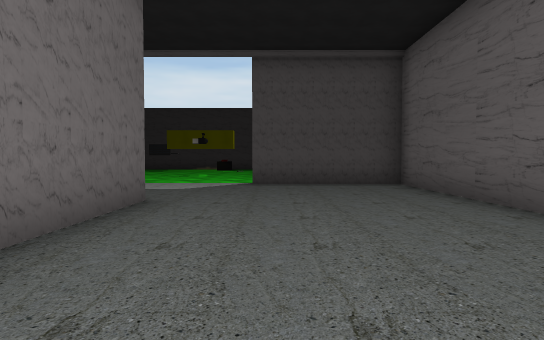
view 1 (above)

17 first-person views from a walk through a 3-D level made in the Unity game engine. The camera is 1.3 m above the floor, tilts 2° down and sees 75° across. The floor is counted in squares, 2 m on a side. Each view is taken from the middle of a square. On the plan, view 1 faces up. The plan holds only what a view shows up to about 10 squares ahead; the rest is blank. Some animated figures are not drawn. Some surface patterns are stand-ins.

view 2
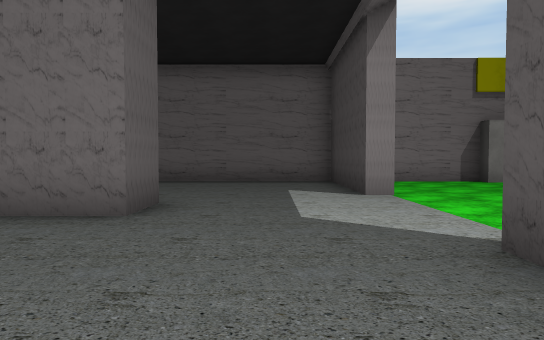

view 3
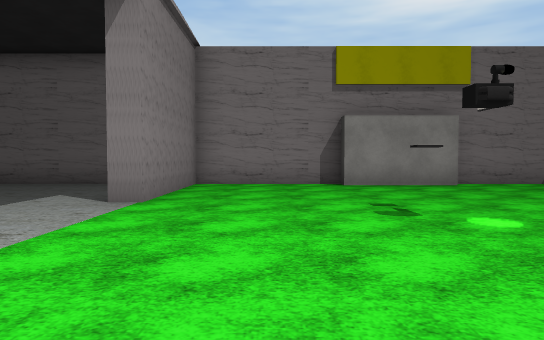

view 4
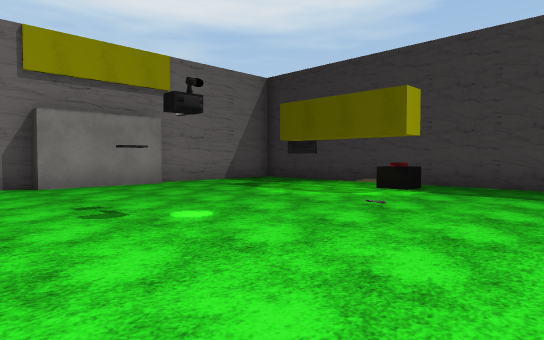

view 5
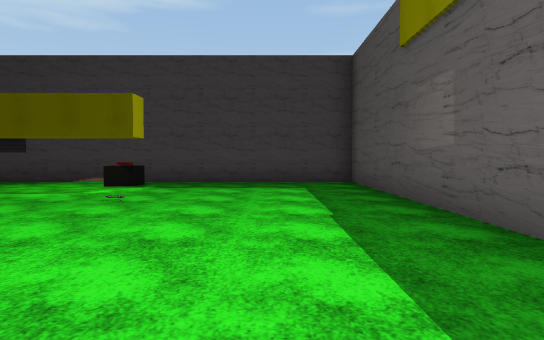

view 6
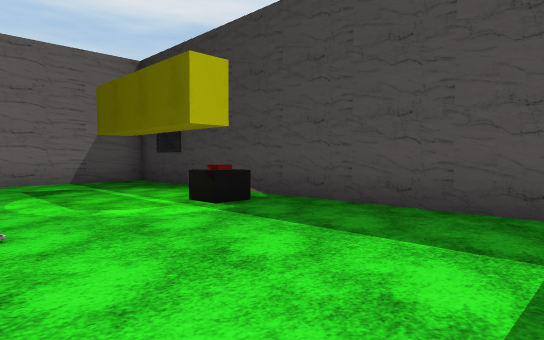

view 7
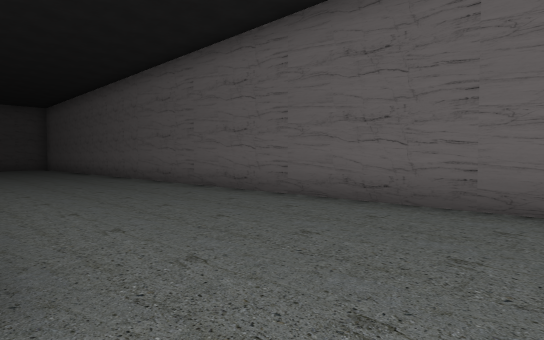

view 8
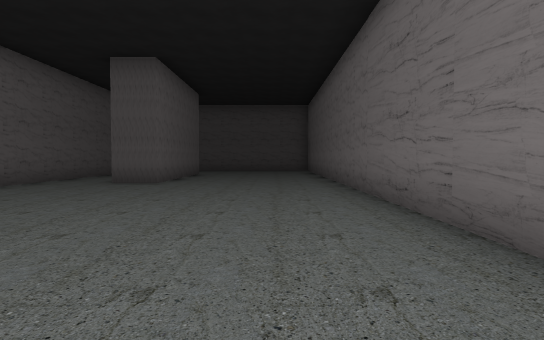

view 9
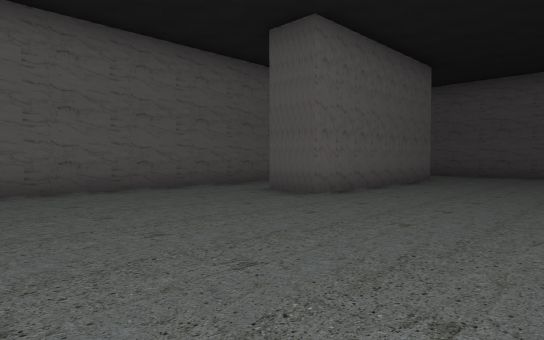

view 10
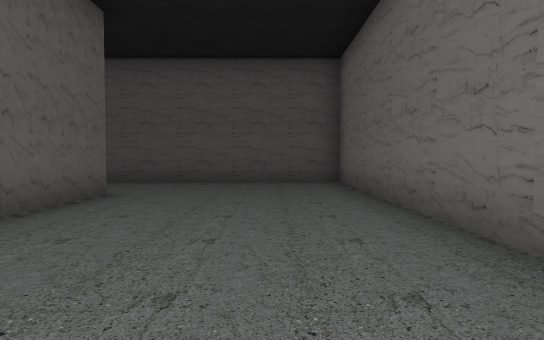

view 11
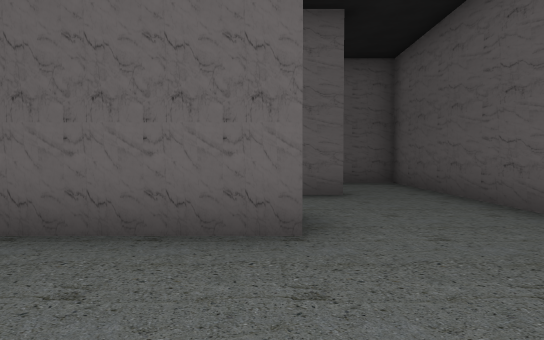

view 12
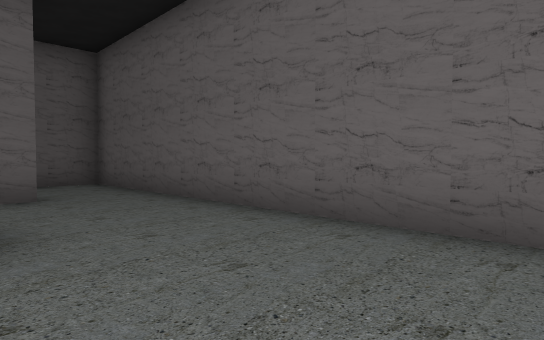

view 13
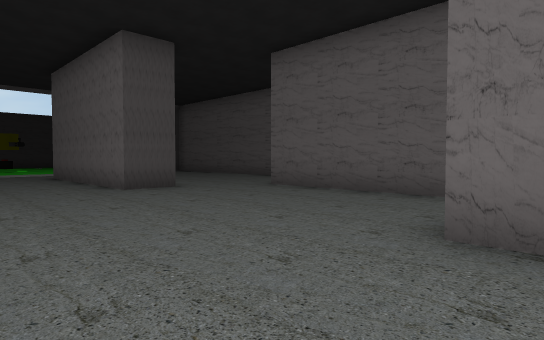

view 14
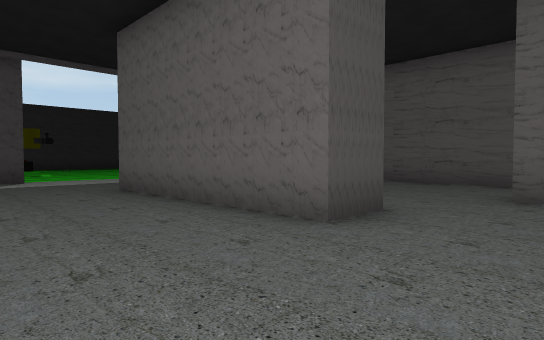

view 15
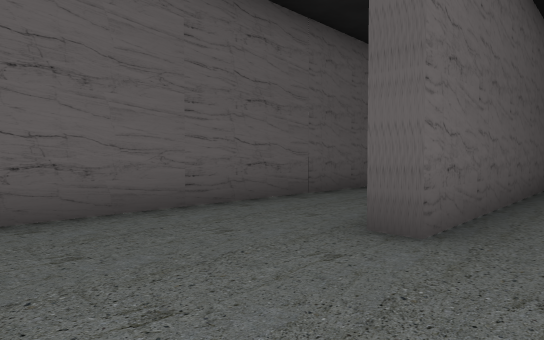

view 16
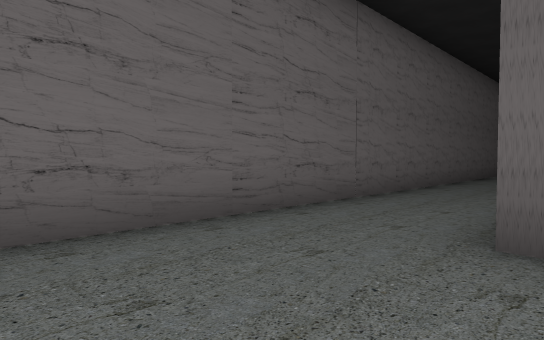

view 17
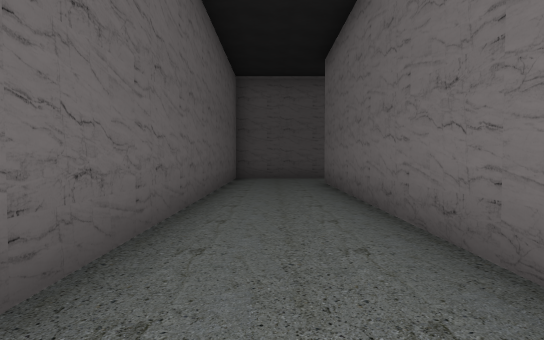

### Floor plan
Points are (right, up) in squares from view 1. A wall is a line through its corners. A room is listed if a view was taken in it or the views show most of it. See-through windows are left out.
Room 1 (views 1, 2, 3, 4, 5, 6, 7, 8, 9, 10, 11, 12, 13, 14, 15, 16, 17)
walls: (-1.9, 0.1) (-3.1, 0.1) (-3.1, 5.4) (-1.9, 5.4) (-1.9, 2.5); (0.6, -4.8) (0.6, -12.3); (3.1, 12.7) (3.1, 19.5) (-7.7, 19.5) (-7.7, 15.5); (0.1, -8.1) (0.1, -0.8) (0.8, -0.8); (-7.3, 15.5) (-7.3, 12.7) (-7.7, 12.7) (-7.7, 9.1) (-4.1, 9.1) (-4.1, 8.6) (-7.7, 8.6) (-7.7, -14.1) (3.1, -14.1) (3.1, 8.6) (-0.5, 8.6); (-3.1, -11.4) (-3.1, -6) (-1.9, -6); (0.1, -12.3) (0.1, -11.5)
objects: other object (-4, 13); other object (-2, 18)

Positions as (right, up) in squares from view 1, and headings:
1: (0, 0), facing up
2: (2, 7), facing left
3: (1, 11), facing left
4: (1, 11), facing up-left
5: (1, 10), facing up
6: (2, 15), facing up-left
7: (-3, 7), facing down-left
8: (-6, 3), facing down
9: (-7, -1), facing down-right
10: (-6, -5), facing down
11: (-6, -11), facing right
12: (-6, -11), facing down-right
13: (-6, -7), facing up-right
14: (-6, -2), facing up-right
15: (-1, 2), facing down-right
16: (0, 2), facing down-right
17: (2, -3), facing down
